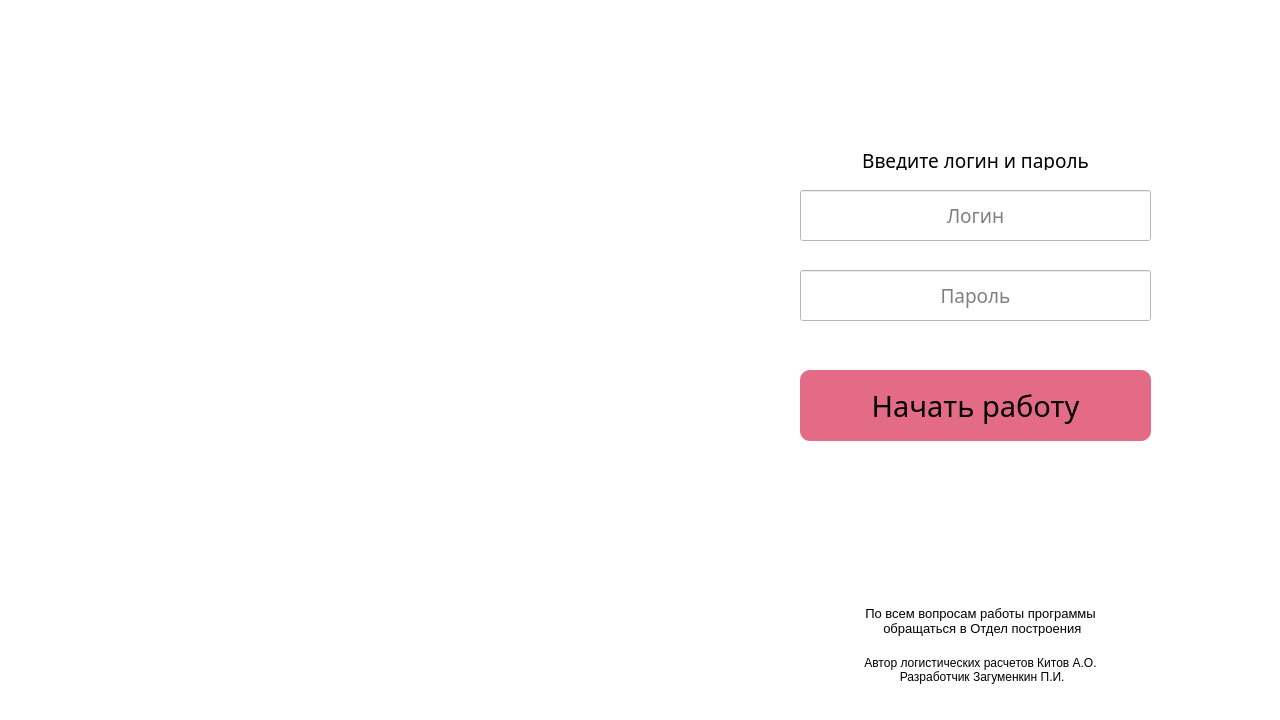
<?xml version="1.0" encoding="UTF-8"?>
<ui version="4.0">
 <class>MainWindow</class>
 <widget class="QMainWindow" name="MainWindow">
  <property name="geometry">
   <rect>
    <x>0</x>
    <y>0</y>
    <width>1280</width>
    <height>720</height>
   </rect>
  </property>
  <property name="minimumSize">
   <size>
    <width>1280</width>
    <height>720</height>
   </size>
  </property>
  <property name="maximumSize">
   <size>
    <width>1280</width>
    <height>720</height>
   </size>
  </property>
  <property name="font">
   <font>
    <family>Trebuchet MS</family>
    <pointsize>14</pointsize>
   </font>
  </property>
  <property name="cursor">
   <cursorShape>ArrowCursor</cursorShape>
  </property>
  <property name="mouseTracking">
   <bool>false</bool>
  </property>
  <property name="tabletTracking">
   <bool>false</bool>
  </property>
  <property name="windowTitle">
   <string>Малина 64</string>
  </property>
  <property name="windowIcon">
   <iconset>
    <normaloff>image/icon.png</normaloff>image/icon.png</iconset>
  </property>
  <property name="styleSheet">
   <string notr="true">background: #fff</string>
  </property>
  <widget class="QWidget" name="centralwidget">
   <widget class="QStackedWidget" name="stackedWidget">
    <property name="geometry">
     <rect>
      <x>0</x>
      <y>-20</y>
      <width>1281</width>
      <height>741</height>
     </rect>
    </property>
    <property name="contextMenuPolicy">
     <enum>Qt::DefaultContextMenu</enum>
    </property>
    <property name="acceptDrops">
     <bool>false</bool>
    </property>
    <property name="layoutDirection">
     <enum>Qt::LeftToRight</enum>
    </property>
    <property name="inputMethodHints">
     <set>Qt::ImhNone</set>
    </property>
    <property name="lineWidth">
     <number>1</number>
    </property>
    <property name="midLineWidth">
     <number>0</number>
    </property>
    <property name="currentIndex">
     <number>0</number>
    </property>
    <widget class="QWidget" name="p_home">
     <widget class="QLabel" name="autor_text">
      <property name="geometry">
       <rect>
        <x>800</x>
        <y>669</y>
        <width>361</width>
        <height>41</height>
       </rect>
      </property>
      <property name="font">
       <font>
        <family>Arial</family>
       </font>
      </property>
      <property name="text">
       <string>Автор логиcтических расчетов Китов А.О. 
 Разработчик Загуменкин П.И.</string>
      </property>
      <property name="alignment">
       <set>Qt::AlignCenter</set>
      </property>
     </widget>
     <widget class="QLabel" name="logo_721">
      <property name="geometry">
       <rect>
        <x>-20</x>
        <y>20</y>
        <width>731</width>
        <height>721</height>
       </rect>
      </property>
      <property name="text">
       <string/>
      </property>
      <property name="pixmap">
       <pixmap>image/logo_721.png</pixmap>
      </property>
      <property name="scaledContents">
       <bool>false</bool>
      </property>
     </widget>
     <widget class="QLabel" name="suppot_text">
      <property name="geometry">
       <rect>
        <x>810</x>
        <y>610</y>
        <width>341</width>
        <height>61</height>
       </rect>
      </property>
      <property name="font">
       <font>
        <family>Arial</family>
        <pointsize>10</pointsize>
       </font>
      </property>
      <property name="mouseTracking">
       <bool>true</bool>
      </property>
      <property name="tabletTracking">
       <bool>false</bool>
      </property>
      <property name="acceptDrops">
       <bool>false</bool>
      </property>
      <property name="text">
       <string>По всем вопросам работы программы 
 обращаться в Отдел построения</string>
      </property>
      <property name="textFormat">
       <enum>Qt::AutoText</enum>
      </property>
      <property name="scaledContents">
       <bool>false</bool>
      </property>
      <property name="alignment">
       <set>Qt::AlignCenter</set>
      </property>
      <property name="wordWrap">
       <bool>true</bool>
      </property>
      <property name="margin">
       <number>10</number>
      </property>
     </widget>
     <widget class="QPushButton" name="btn_login">
      <property name="geometry">
       <rect>
        <x>800</x>
        <y>390</y>
        <width>351</width>
        <height>71</height>
       </rect>
      </property>
      <property name="font">
       <font>
        <family>Trebuchet MS</family>
        <pointsize>22</pointsize>
        <weight>50</weight>
        <bold>false</bold>
       </font>
      </property>
      <property name="focusPolicy">
       <enum>Qt::NoFocus</enum>
      </property>
      <property name="styleSheet">
       <string notr="true">QPushButton {
background-color: rgb(228, 107, 134);
border: none;
border-radius: 10px}

QPushButton:hover {
border: 1px solid  rgb(0, 0, 0);
background-color: rgba(228, 107, 134, 0.9)
}

QPushButton:pressed {
border:3px solid  rgb(0, 0, 0);
background-color: rgba(228, 107, 134, 1)
}</string>
      </property>
      <property name="text">
       <string>Начать работу</string>
      </property>
      <property name="checkable">
       <bool>false</bool>
      </property>
     </widget>
     <widget class="QLineEdit" name="line_password">
      <property name="geometry">
       <rect>
        <x>800</x>
        <y>290</y>
        <width>351</width>
        <height>51</height>
       </rect>
      </property>
      <property name="font">
       <font>
        <family>Trebuchet MS</family>
        <pointsize>14</pointsize>
       </font>
      </property>
      <property name="tabletTracking">
       <bool>false</bool>
      </property>
      <property name="focusPolicy">
       <enum>Qt::StrongFocus</enum>
      </property>
      <property name="contextMenuPolicy">
       <enum>Qt::DefaultContextMenu</enum>
      </property>
      <property name="inputMethodHints">
       <set>Qt::ImhHiddenText|Qt::ImhNoAutoUppercase|Qt::ImhNoPredictiveText|Qt::ImhSensitiveData</set>
      </property>
      <property name="maxLength">
       <number>16</number>
      </property>
      <property name="echoMode">
       <enum>QLineEdit::Password</enum>
      </property>
      <property name="alignment">
       <set>Qt::AlignCenter</set>
      </property>
      <property name="placeholderText">
       <string>Пароль</string>
      </property>
     </widget>
     <widget class="QLineEdit" name="line_login">
      <property name="geometry">
       <rect>
        <x>800</x>
        <y>210</y>
        <width>351</width>
        <height>51</height>
       </rect>
      </property>
      <property name="font">
       <font>
        <family>Trebuchet MS</family>
        <pointsize>14</pointsize>
       </font>
      </property>
      <property name="tabletTracking">
       <bool>false</bool>
      </property>
      <property name="focusPolicy">
       <enum>Qt::StrongFocus</enum>
      </property>
      <property name="contextMenuPolicy">
       <enum>Qt::DefaultContextMenu</enum>
      </property>
      <property name="layoutDirection">
       <enum>Qt::LeftToRight</enum>
      </property>
      <property name="inputMethodHints">
       <set>Qt::ImhNone</set>
      </property>
      <property name="maxLength">
       <number>24</number>
      </property>
      <property name="echoMode">
       <enum>QLineEdit::Normal</enum>
      </property>
      <property name="alignment">
       <set>Qt::AlignCenter</set>
      </property>
      <property name="placeholderText">
       <string>Логин</string>
      </property>
      <property name="cursorMoveStyle">
       <enum>Qt::LogicalMoveStyle</enum>
      </property>
      <property name="clearButtonEnabled">
       <bool>false</bool>
      </property>
     </widget>
     <widget class="QLabel" name="label_login_password">
      <property name="geometry">
       <rect>
        <x>800</x>
        <y>170</y>
        <width>351</width>
        <height>20</height>
       </rect>
      </property>
      <property name="font">
       <font>
        <family>Trebuchet MS</family>
        <pointsize>14</pointsize>
       </font>
      </property>
      <property name="layoutDirection">
       <enum>Qt::LeftToRight</enum>
      </property>
      <property name="text">
       <string>Введите логин и пароль</string>
      </property>
      <property name="alignment">
       <set>Qt::AlignCenter</set>
      </property>
     </widget>
     <zorder>line_login</zorder>
     <zorder>line_password</zorder>
     <zorder>autor_text</zorder>
     <zorder>logo_721</zorder>
     <zorder>suppot_text</zorder>
     <zorder>btn_login</zorder>
     <zorder>label_login_password</zorder>
    </widget>
    <widget class="QWidget" name="p_settings">
     <property name="enabled">
      <bool>false</bool>
     </property>
     <widget class="QLabel" name="label_settings_title">
      <property name="geometry">
       <rect>
        <x>30</x>
        <y>50</y>
        <width>631</width>
        <height>41</height>
       </rect>
      </property>
      <property name="font">
       <font>
        <family>Trebuchet MS</family>
        <pointsize>20</pointsize>
       </font>
      </property>
      <property name="text">
       <string>Настройка подключения внешних данных</string>
      </property>
      <property name="alignment">
       <set>Qt::AlignCenter</set>
      </property>
     </widget>
     <widget class="QLabel" name="label_OLAP_P">
      <property name="geometry">
       <rect>
        <x>30</x>
        <y>120</y>
        <width>321</width>
        <height>21</height>
       </rect>
      </property>
      <property name="font">
       <font>
        <family>Trebuchet MS</family>
        <pointsize>12</pointsize>
       </font>
      </property>
      <property name="text">
       <string>Укажите путь к OLAP отчету по продажам</string>
      </property>
     </widget>
     <widget class="QPushButton" name="btn_path_OLAP_P">
      <property name="geometry">
       <rect>
        <x>750</x>
        <y>150</y>
        <width>51</width>
        <height>51</height>
       </rect>
      </property>
      <property name="font">
       <font>
        <family>Trebuchet MS</family>
        <pointsize>22</pointsize>
        <weight>50</weight>
        <bold>false</bold>
       </font>
      </property>
      <property name="styleSheet">
       <string notr="true">QPushButton {
background-color: rgb(228, 107, 134);
border: none;
border-radius: 10px}

QPushButton:hover {
border: 1px solid  rgb(0, 0, 0);
background-color: rgba(228, 107, 134, 0.9)
}

QPushButton:pressed {
border:3px solid  rgb(0, 0, 0);
background-color: rgba(228, 107, 134, 1)
}</string>
      </property>
      <property name="text">
       <string>...</string>
      </property>
      <property name="checkable">
       <bool>false</bool>
      </property>
     </widget>
     <widget class="QPushButton" name="btn_path_dayWeek_bakery">
      <property name="geometry">
       <rect>
        <x>750</x>
        <y>250</y>
        <width>51</width>
        <height>51</height>
       </rect>
      </property>
      <property name="font">
       <font>
        <family>Trebuchet MS</family>
        <pointsize>22</pointsize>
        <weight>50</weight>
        <bold>false</bold>
       </font>
      </property>
      <property name="styleSheet">
       <string notr="true">QPushButton {
background-color: rgb(228, 107, 134);
border: none;
border-radius: 10px}

QPushButton:hover {
border: 1px solid  rgb(0, 0, 0);
background-color: rgba(228, 107, 134, 0.9)
}

QPushButton:pressed {
border:3px solid  rgb(0, 0, 0);
background-color: rgba(228, 107, 134, 1)
}</string>
      </property>
      <property name="text">
       <string>...</string>
      </property>
      <property name="checkable">
       <bool>false</bool>
      </property>
     </widget>
     <widget class="QLabel" name="label_OLAP_dayWeek_bakery">
      <property name="geometry">
       <rect>
        <x>30</x>
        <y>220</y>
        <width>511</width>
        <height>21</height>
       </rect>
      </property>
      <property name="font">
       <font>
        <family>Trebuchet MS</family>
        <pointsize>12</pointsize>
       </font>
      </property>
      <property name="text">
       <string>Укажите путь к OLAP отчету по продажам по дням недели - выпечка</string>
      </property>
     </widget>
     <widget class="QPushButton" name="btn_path_ost_cakes">
      <property name="geometry">
       <rect>
        <x>750</x>
        <y>550</y>
        <width>51</width>
        <height>51</height>
       </rect>
      </property>
      <property name="font">
       <font>
        <family>Trebuchet MS</family>
        <pointsize>22</pointsize>
        <weight>50</weight>
        <bold>false</bold>
       </font>
      </property>
      <property name="styleSheet">
       <string notr="true">QPushButton {
background-color: rgb(228, 107, 134);
border: none;
border-radius: 10px}

QPushButton:hover {
border: 1px solid  rgb(0, 0, 0);
background-color: rgba(228, 107, 134, 0.9)
}

QPushButton:pressed {
border:3px solid  rgb(0, 0, 0);
background-color: rgba(228, 107, 134, 1)
}</string>
      </property>
      <property name="text">
       <string>...</string>
      </property>
      <property name="checkable">
       <bool>false</bool>
      </property>
     </widget>
     <widget class="QLabel" name="label_ost_cakes">
      <property name="geometry">
       <rect>
        <x>30</x>
        <y>520</y>
        <width>331</width>
        <height>21</height>
       </rect>
      </property>
      <property name="font">
       <font>
        <family>Trebuchet MS</family>
        <pointsize>12</pointsize>
       </font>
      </property>
      <property name="text">
       <string>Укажите путь к Остаткам по складам - торты</string>
      </property>
     </widget>
     <widget class="QPushButton" name="btn_pie">
      <property name="geometry">
       <rect>
        <x>870</x>
        <y>180</y>
        <width>351</width>
        <height>71</height>
       </rect>
      </property>
      <property name="font">
       <font>
        <family>Trebuchet MS</family>
        <pointsize>22</pointsize>
        <weight>50</weight>
        <bold>false</bold>
       </font>
      </property>
      <property name="styleSheet">
       <string notr="true">QPushButton {
background-color: rgb(228, 107, 134);
border: none;
border-radius: 10px}

QPushButton:hover {
border: 1px solid  rgb(0, 0, 0);
background-color: rgba(228, 107, 134, 0.9)
}

QPushButton:pressed {
border:3px solid  rgb(0, 0, 0);
background-color: rgba(228, 107, 134, 1)
}</string>
      </property>
      <property name="text">
       <string>ПИРОЖНЫЕ</string>
      </property>
      <property name="checkable">
       <bool>false</bool>
      </property>
     </widget>
     <widget class="QPushButton" name="btn_cakes">
      <property name="geometry">
       <rect>
        <x>870</x>
        <y>290</y>
        <width>351</width>
        <height>71</height>
       </rect>
      </property>
      <property name="font">
       <font>
        <family>Trebuchet MS</family>
        <pointsize>22</pointsize>
        <weight>50</weight>
        <bold>false</bold>
       </font>
      </property>
      <property name="styleSheet">
       <string notr="true">QPushButton {
background-color: rgb(228, 107, 134);
border: none;
border-radius: 10px}

QPushButton:hover {
border: 1px solid  rgb(0, 0, 0);
background-color: rgba(228, 107, 134, 0.9)
}

QPushButton:pressed {
border:3px solid  rgb(0, 0, 0);
background-color: rgba(228, 107, 134, 1)
}</string>
      </property>
      <property name="text">
       <string>ТОРТЫ</string>
      </property>
      <property name="checkable">
       <bool>false</bool>
      </property>
     </widget>
     <widget class="QPushButton" name="btn_others">
      <property name="geometry">
       <rect>
        <x>870</x>
        <y>510</y>
        <width>351</width>
        <height>71</height>
       </rect>
      </property>
      <property name="font">
       <font>
        <family>Trebuchet MS</family>
        <pointsize>22</pointsize>
        <weight>50</weight>
        <bold>false</bold>
       </font>
      </property>
      <property name="styleSheet">
       <string notr="true">QPushButton {
background-color: rgb(228, 107, 134);
border: none;
border-radius: 10px}

QPushButton:hover {
border: 1px solid  rgb(0, 0, 0);
background-color: rgba(228, 107, 134, 0.9)
}

QPushButton:pressed {
border:3px solid  rgb(0, 0, 0);
background-color: rgba(228, 107, 134, 1)
}</string>
      </property>
      <property name="text">
       <string>ОСТАЛЬНОЕ</string>
      </property>
      <property name="checkable">
       <bool>false</bool>
      </property>
     </widget>
     <widget class="QPushButton" name="btn_bakery">
      <property name="geometry">
       <rect>
        <x>870</x>
        <y>70</y>
        <width>351</width>
        <height>71</height>
       </rect>
      </property>
      <property name="font">
       <font>
        <family>Trebuchet MS</family>
        <pointsize>22</pointsize>
        <weight>50</weight>
        <bold>false</bold>
       </font>
      </property>
      <property name="styleSheet">
       <string notr="true">QPushButton {
background-color: rgb(228, 107, 134);
border: none;
border-radius: 10px}

QPushButton:hover {
border: 1px solid  rgb(0, 0, 0);
background-color: rgba(228, 107, 134, 0.9)
}

QPushButton:pressed {
border:3px solid  rgb(0, 0, 0);
background-color: rgba(228, 107, 134, 1)
}</string>
      </property>
      <property name="text">
       <string>ВЫПЕЧКА</string>
      </property>
      <property name="checkable">
       <bool>false</bool>
      </property>
     </widget>
     <widget class="QPushButton" name="btn_filling">
      <property name="geometry">
       <rect>
        <x>870</x>
        <y>400</y>
        <width>351</width>
        <height>71</height>
       </rect>
      </property>
      <property name="font">
       <font>
        <family>Trebuchet MS</family>
        <pointsize>22</pointsize>
        <weight>50</weight>
        <bold>false</bold>
       </font>
      </property>
      <property name="styleSheet">
       <string notr="true">QPushButton {
background-color: rgb(228, 107, 134);
border: none;
border-radius: 10px}

QPushButton:hover {
border: 1px solid  rgb(0, 0, 0);
background-color: rgba(228, 107, 134, 0.9)
}

QPushButton:pressed {
border:3px solid  rgb(0, 0, 0);
background-color: rgba(228, 107, 134, 1)
}</string>
      </property>
      <property name="text">
       <string>НАЧИНКИ</string>
      </property>
      <property name="checkable">
       <bool>false</bool>
      </property>
     </widget>
     <widget class="QPushButton" name="btn_path_dayWeek_pie">
      <property name="geometry">
       <rect>
        <x>750</x>
        <y>350</y>
        <width>51</width>
        <height>51</height>
       </rect>
      </property>
      <property name="font">
       <font>
        <family>Trebuchet MS</family>
        <pointsize>22</pointsize>
        <weight>50</weight>
        <bold>false</bold>
       </font>
      </property>
      <property name="styleSheet">
       <string notr="true">QPushButton {
background-color: rgb(228, 107, 134);
border: none;
border-radius: 10px}

QPushButton:hover {
border: 1px solid  rgb(0, 0, 0);
background-color: rgba(228, 107, 134, 0.9)
}

QPushButton:pressed {
border:3px solid  rgb(0, 0, 0);
background-color: rgba(228, 107, 134, 1)
}</string>
      </property>
      <property name="text">
       <string>...</string>
      </property>
      <property name="checkable">
       <bool>false</bool>
      </property>
     </widget>
     <widget class="QLabel" name="label_OLAP_dayWeek_pie">
      <property name="geometry">
       <rect>
        <x>30</x>
        <y>320</y>
        <width>531</width>
        <height>21</height>
       </rect>
      </property>
      <property name="font">
       <font>
        <family>Trebuchet MS</family>
        <pointsize>12</pointsize>
       </font>
      </property>
      <property name="text">
       <string>Укажите путь к OLAP отчету по продажам по дням недели - пирожные</string>
      </property>
     </widget>
     <widget class="QPushButton" name="btn_path_dayWeek_cakes">
      <property name="geometry">
       <rect>
        <x>750</x>
        <y>450</y>
        <width>51</width>
        <height>51</height>
       </rect>
      </property>
      <property name="font">
       <font>
        <family>Trebuchet MS</family>
        <pointsize>22</pointsize>
        <weight>50</weight>
        <bold>false</bold>
       </font>
      </property>
      <property name="styleSheet">
       <string notr="true">QPushButton {
background-color: rgb(228, 107, 134);
border: none;
border-radius: 10px}

QPushButton:hover {
border: 1px solid  rgb(0, 0, 0);
background-color: rgba(228, 107, 134, 0.9)
}

QPushButton:pressed {
border:3px solid  rgb(0, 0, 0);
background-color: rgba(228, 107, 134, 1)
}</string>
      </property>
      <property name="text">
       <string>...</string>
      </property>
      <property name="checkable">
       <bool>false</bool>
      </property>
     </widget>
     <widget class="QLabel" name="label_OLAP_dayWeek_cakes">
      <property name="geometry">
       <rect>
        <x>30</x>
        <y>420</y>
        <width>521</width>
        <height>21</height>
       </rect>
      </property>
      <property name="font">
       <font>
        <family>Trebuchet MS</family>
        <pointsize>12</pointsize>
       </font>
      </property>
      <property name="text">
       <string>Укажите путь к OLAP отчету по продажам по дням недели - торты</string>
      </property>
     </widget>
     <widget class="QPushButton" name="btn_path_ost_filling">
      <property name="geometry">
       <rect>
        <x>750</x>
        <y>650</y>
        <width>51</width>
        <height>51</height>
       </rect>
      </property>
      <property name="font">
       <font>
        <family>Trebuchet MS</family>
        <pointsize>22</pointsize>
        <weight>50</weight>
        <bold>false</bold>
       </font>
      </property>
      <property name="styleSheet">
       <string notr="true">QPushButton {
background-color: rgb(228, 107, 134);
border: none;
border-radius: 10px}

QPushButton:hover {
border: 1px solid  rgb(0, 0, 0);
background-color: rgba(228, 107, 134, 0.9)
}

QPushButton:pressed {
border:3px solid  rgb(0, 0, 0);
background-color: rgba(228, 107, 134, 1)
}</string>
      </property>
      <property name="text">
       <string>...</string>
      </property>
      <property name="checkable">
       <bool>false</bool>
      </property>
     </widget>
     <widget class="QLabel" name="label_ost_filling">
      <property name="geometry">
       <rect>
        <x>30</x>
        <y>620</y>
        <width>351</width>
        <height>21</height>
       </rect>
      </property>
      <property name="font">
       <font>
        <family>Trebuchet MS</family>
        <pointsize>12</pointsize>
       </font>
      </property>
      <property name="text">
       <string>Укажите путь к Остаткам по складам - начинка</string>
      </property>
     </widget>
     <widget class="QPushButton" name="btn_exit">
      <property name="geometry">
       <rect>
        <x>870</x>
        <y>620</y>
        <width>351</width>
        <height>71</height>
       </rect>
      </property>
      <property name="font">
       <font>
        <family>Trebuchet MS</family>
        <pointsize>22</pointsize>
        <weight>50</weight>
        <bold>false</bold>
       </font>
      </property>
      <property name="styleSheet">
       <string notr="true">QPushButton {
background-color: rgb(228, 107, 134);
border: none;
border-radius: 10px}

QPushButton:hover {
border: 1px solid  rgb(0, 0, 0);
background-color: rgba(228, 107, 134, 0.9)
}

QPushButton:pressed {
border:3px solid  rgb(0, 0, 0);
background-color: rgba(228, 107, 134, 1)
}</string>
      </property>
      <property name="text">
       <string>ВЫХОД</string>
      </property>
      <property name="checkable">
       <bool>false</bool>
      </property>
     </widget>
     <widget class="QLineEdit" name="lineEdit_OLAP_P">
      <property name="enabled">
       <bool>false</bool>
      </property>
      <property name="geometry">
       <rect>
        <x>30</x>
        <y>150</y>
        <width>691</width>
        <height>51</height>
       </rect>
      </property>
      <property name="font">
       <font>
        <family>Trebuchet MS</family>
        <pointsize>10</pointsize>
       </font>
      </property>
      <property name="focusPolicy">
       <enum>Qt::NoFocus</enum>
      </property>
      <property name="styleSheet">
       <string notr="true">padding-left: 5px</string>
      </property>
     </widget>
     <widget class="QLineEdit" name="lineEdit_OLAP_dayWeek_bakery">
      <property name="enabled">
       <bool>false</bool>
      </property>
      <property name="geometry">
       <rect>
        <x>30</x>
        <y>250</y>
        <width>691</width>
        <height>51</height>
       </rect>
      </property>
      <property name="font">
       <font>
        <family>Trebuchet MS</family>
        <pointsize>10</pointsize>
       </font>
      </property>
      <property name="focusPolicy">
       <enum>Qt::NoFocus</enum>
      </property>
      <property name="styleSheet">
       <string notr="true">padding-left: 5px</string>
      </property>
     </widget>
     <widget class="QLineEdit" name="lineEdit_OLAP_dayWeek_pie">
      <property name="enabled">
       <bool>false</bool>
      </property>
      <property name="geometry">
       <rect>
        <x>30</x>
        <y>350</y>
        <width>691</width>
        <height>51</height>
       </rect>
      </property>
      <property name="font">
       <font>
        <family>Trebuchet MS</family>
        <pointsize>10</pointsize>
       </font>
      </property>
      <property name="focusPolicy">
       <enum>Qt::NoFocus</enum>
      </property>
      <property name="styleSheet">
       <string notr="true">padding-left: 5px</string>
      </property>
     </widget>
     <widget class="QLineEdit" name="lineEdit_OLAP_dayWeek_cakes">
      <property name="enabled">
       <bool>false</bool>
      </property>
      <property name="geometry">
       <rect>
        <x>30</x>
        <y>450</y>
        <width>691</width>
        <height>51</height>
       </rect>
      </property>
      <property name="font">
       <font>
        <family>Trebuchet MS</family>
        <pointsize>10</pointsize>
       </font>
      </property>
      <property name="focusPolicy">
       <enum>Qt::NoFocus</enum>
      </property>
      <property name="styleSheet">
       <string notr="true">padding-left: 5px</string>
      </property>
     </widget>
     <widget class="QLineEdit" name="lineEdit_ost_filling">
      <property name="enabled">
       <bool>false</bool>
      </property>
      <property name="geometry">
       <rect>
        <x>30</x>
        <y>650</y>
        <width>691</width>
        <height>51</height>
       </rect>
      </property>
      <property name="font">
       <font>
        <family>Trebuchet MS</family>
        <pointsize>10</pointsize>
       </font>
      </property>
      <property name="focusPolicy">
       <enum>Qt::NoFocus</enum>
      </property>
      <property name="styleSheet">
       <string notr="true">padding-left: 5px</string>
      </property>
     </widget>
     <widget class="QLineEdit" name="lineEdit_ost_cakes">
      <property name="enabled">
       <bool>false</bool>
      </property>
      <property name="geometry">
       <rect>
        <x>30</x>
        <y>550</y>
        <width>691</width>
        <height>51</height>
       </rect>
      </property>
      <property name="font">
       <font>
        <family>Trebuchet MS</family>
        <pointsize>10</pointsize>
       </font>
      </property>
      <property name="focusPolicy">
       <enum>Qt::NoFocus</enum>
      </property>
      <property name="styleSheet">
       <string notr="true">padding-left: 5px</string>
      </property>
     </widget>
    </widget>
   </widget>
  </widget>
 </widget>
 <tabstops>
  <tabstop>line_login</tabstop>
  <tabstop>line_password</tabstop>
  <tabstop>btn_path_dayWeek_bakery</tabstop>
  <tabstop>btn_path_OLAP_P</tabstop>
  <tabstop>btn_path_ost_cakes</tabstop>
  <tabstop>btn_pie</tabstop>
  <tabstop>btn_cakes</tabstop>
  <tabstop>btn_others</tabstop>
  <tabstop>btn_bakery</tabstop>
  <tabstop>btn_filling</tabstop>
  <tabstop>btn_path_dayWeek_pie</tabstop>
  <tabstop>btn_path_dayWeek_cakes</tabstop>
  <tabstop>btn_path_ost_filling</tabstop>
  <tabstop>btn_exit</tabstop>
 </tabstops>
 <resources/>
 <connections/>
</ui>
